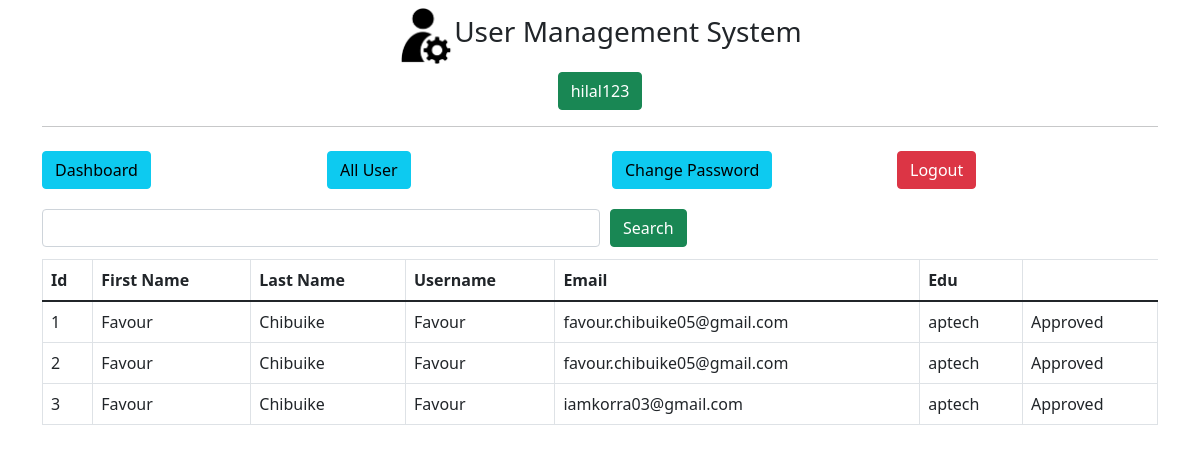
/admin/get-all-user (signed in), run on the app's committed database.
### main.py (models this page shows, shortened)
class User(db.Model):
    id = db.Column(db.Integer, primary_key=True)
    fname = db.Column(db.String(255), nullable=False)
    lname = db.Column(db.String(255), nullable=False)
    email = db.Column(db.String(255), nullable=False)
    username = db.Column(db.String(255), nullable=False)
    edu = db.Column(db.String(255), nullable=False)
    password = db.Column(db.String(255), nullable=False)
    status = db.Column(db.Integer, default=0, nullable=False)

### main.py (the view)
@app.route('/admin/get-all-user', methods=["POST", "GET"])
def adminGetAllUser():
    if not session.get('admin_id'):
        return redirect('/admin/')
    if request.method == "POST":
        search = request.form.get('search')
        users = User.query.filter(User.username.like('%'+search+'%')).all()
        return render_template('admin/all-user.html', title='Approve User', users=users)
    else:
        users = User.query.all()
        return render_template('admin/all-user.html', title='Approve User', users=users)

### templates/admin/all-user.html
{% extends "admin/layout.html"%}
{% block content %}
<div class="container">
    {% include 'admin/navbar.html' %}
    <div class="my-2">
        <form action="" method="POST" style="width:100%">
            <div class="d-flex align-items-center">
                <input type="text" name="search" id="search" class="form-control my-1 w-50">
                <button type="submit" class="btn btn-success " style="margin-left:10px;">Search</button>
            </div>
        </form>
    </div>
    <div class="my-2">
        <div class="table-responsive">
            <table class="table table-bordered">
                <thead>
                    <tr>
                        <th>Id</th>
                        <th>First Name</th>
                        <th>Last Name</th>
                        <th>Username</th>
                        <th>Email</th>
                        <th>Edu</th>
                    </tr>
                </thead>
                <tbody>
                    {% for user in users %}
                    <tr>
                        <td>{{user.id}}</td>
                        <td>{{user.fname}}</td>
                        <td>{{user.lname}}</td>
                        <td>{{user.username}}</td>
                        <td>{{user.email}}</td>
                        <td>{{user.edu}}</td>
                        <td>
                            {% if user.status == 1 %}
                            Approved
                            {% else %}
                            <a href="/admin/approve-user/{{user.id}}">
                                <button class="btn btn-warning">Approve</button>
                            </a>
                            {% endif %}
                        </td>
                    </tr>
                    {% endfor %}
                </tbody>
            </table>
        </div>
    </div>
</div>
{% endblock content %}

### templates/admin/layout.html (shortened to what this page needs)
<!DOCTYPE html>
<html lang="en">
<head>
    <link href="https://cdn.jsdelivr.net/npm/bootstrap@5.1.3/dist/css/bootstrap.min.css" rel="stylesheet">
</head>
<body>
    <div class="container my-2">
        <div class="d-flex justify-content-center align-items-center">
            <img style="width: 5%;"
                alt="">
            <h3>
                User Management System
            </h3>
        </div>
        <div class="my-2 text-center">
            {% if session.admin_name %}
            <button class="btn btn-success">{{session.admin_name}}</button>
            {% endif %}
        </div>
        <hr>
    </div>
    {% block content %} {% endblock content %}
</body>
</html>

### templates/admin/navbar.html
<div class="row d-flex justify-content-center">
    <div class="col-xl-3 col-lg-3 col-md-3 my-2 col-sm-12">
        <a href="/admin/dashboard" class="btn btn-info w-full">Dashboard</a>
    </div>
    <div class="col-xl-3 col-lg-3 col-md-3 my-2 col-sm-12">
        <a href="/admin/get-all-user" class="btn btn-info w-full">All User</a>
    </div>
    <div class="col-xl-3 col-lg-3 col-md-3 my-2 col-sm-12">
        <a href="/admin/change-admin-password" class="btn btn-info w-full">Change Password</a>
    </div>
    <div class="col-xl-3 col-lg-3 col-md-3 my-2 col-sm-12">
        <a href="/admin/logout" class="btn btn-danger w-full">Logout</a>
    </div>
</div>

### data on the page
User: id "1", fname "Favour", lname "Chibuike", username "Favour", email "favour.chibuike05@gmail.com", edu "aptech", status "Approved"
User: id "2", fname "Favour", lname "Chibuike", username "Favour", email "favour.chibuike05@gmail.com", edu "aptech", status "Approved"
User: id "3", fname "Favour", lname "Chibuike", username "Favour", email "iamkorra03@gmail.com", edu "aptech", status "Approved"

### other printed values
{{ session.admin_name }} "hilal123"
